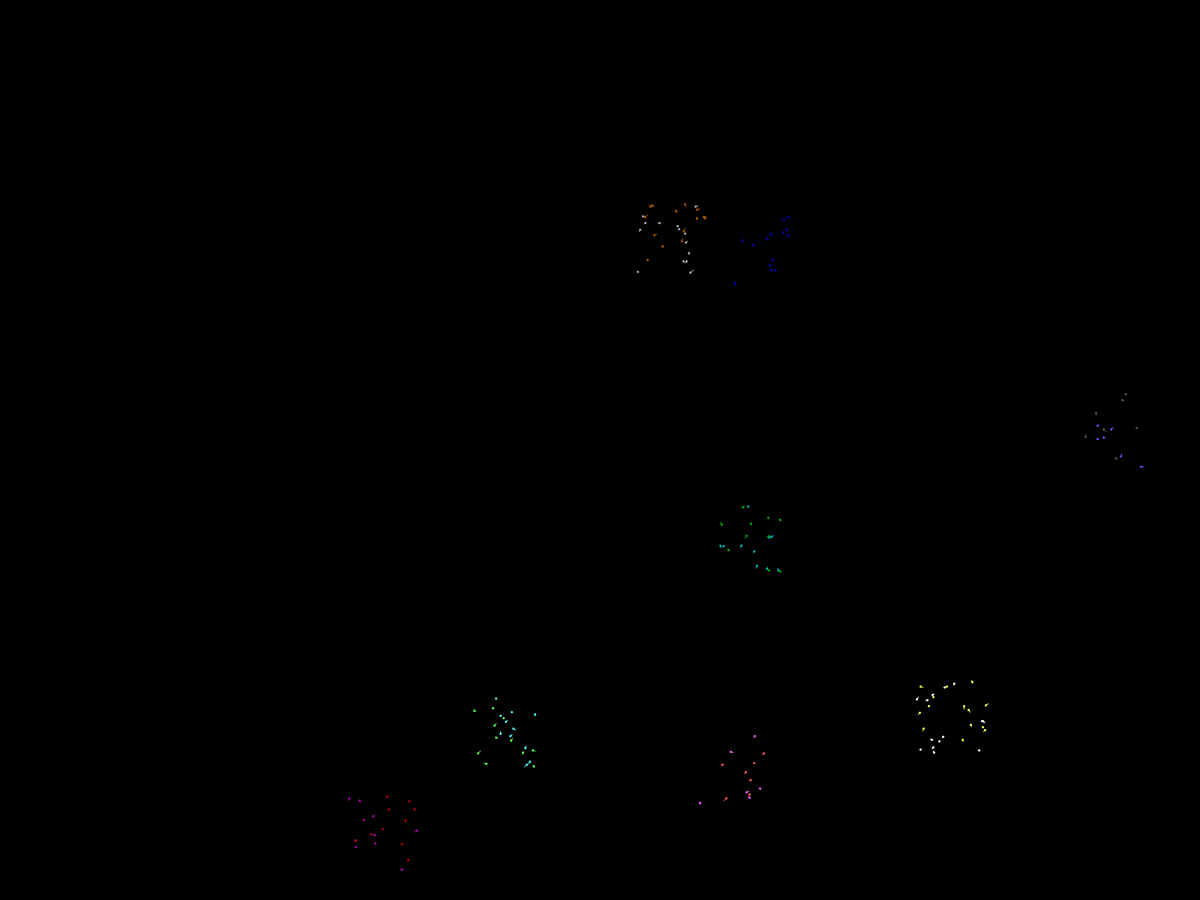
Frame 1 (no input)
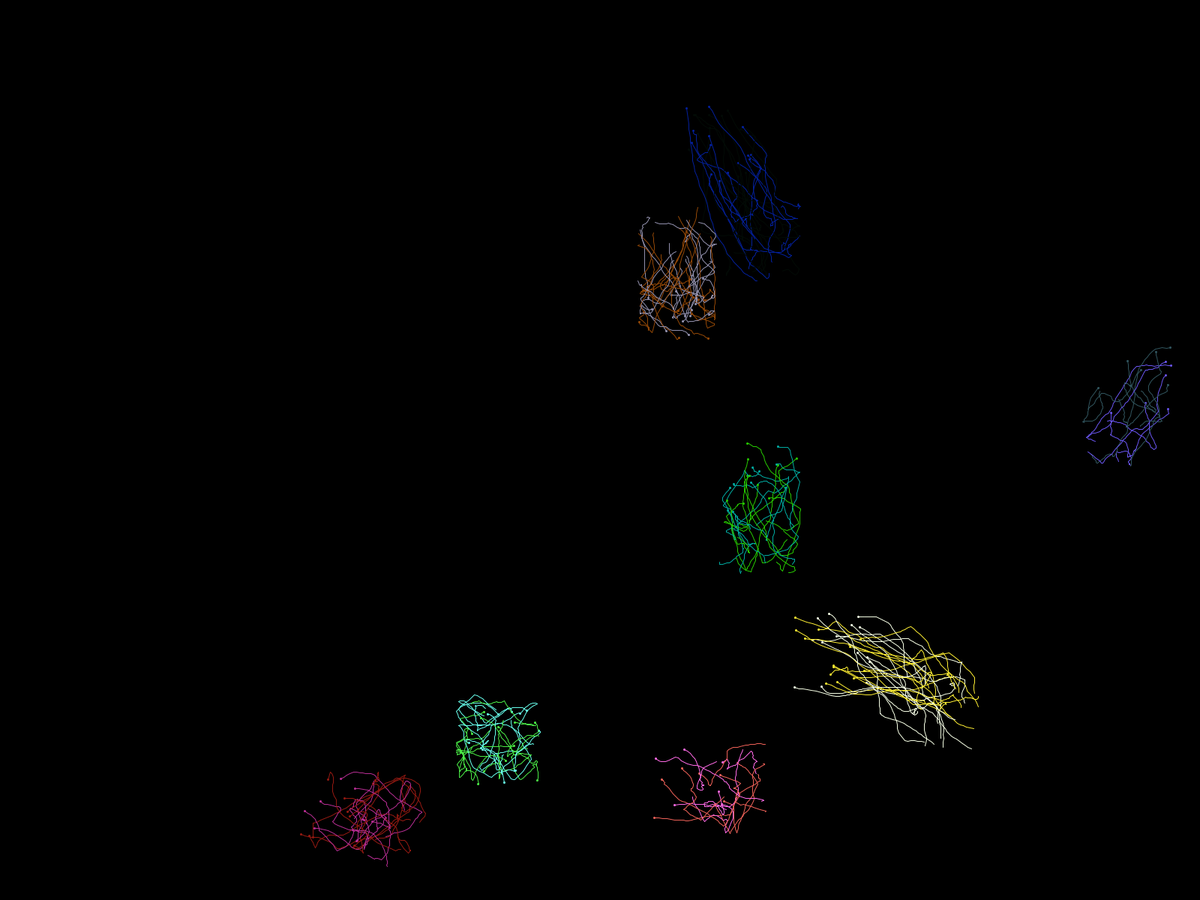
Frame 60 (the mouse pressed at the canvas centre just before this capture)
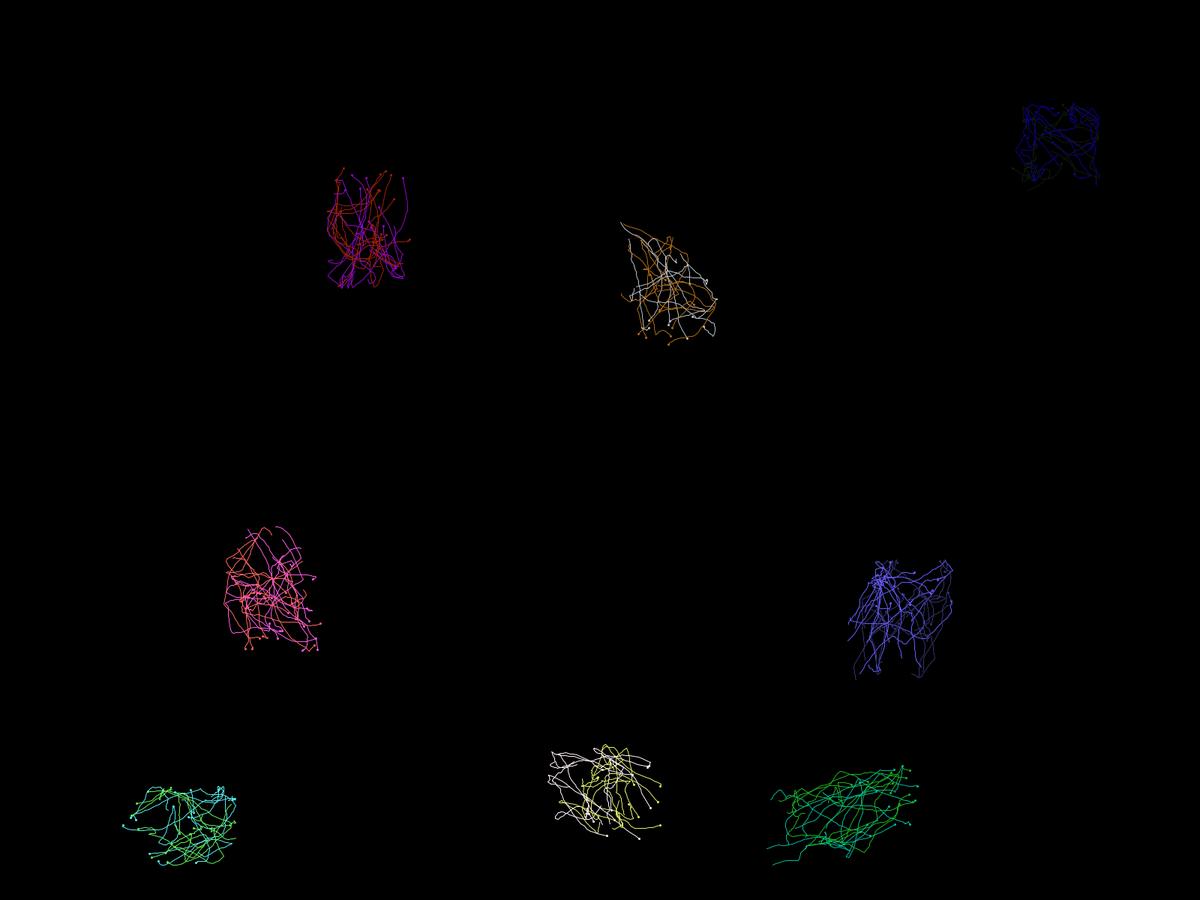
Frame 120 (the mouse held since frame 60 and released just before this capture)

The Processing sketch that drew these frames (run headless with seeded random() and noise(); from frame 60 on, the mouse is pressed at the canvas centre):

// Processing sketch: clusters
// ── clusters.pde
Palette pal;
Cluster[] clusters;
boolean mouseWasPressed;

void restart() {
  pal = NewPalette16();
  clusters = new Cluster[pal.Size()/2];
  for (int i = 0; i < clusters.length; i++) {
    clusters[i] = new Cluster(50.0+random(width-100.0), 50.0+random(height-100.0), 
                              10+int(random(20)), pal.Get(2*i), pal.Get(2*i+1));
  }
}

void setup() {
  fullScreen();
  restart();
}

void draw() {
  background(0);
  if (mouseWasPressed) {
    restart();
    mouseWasPressed = false;
  }
  for (Color col : pal.Colors) {
    col.AddRGB(int(random(-5.5, 5.5)), int(random(-5.5, 5.5)), int(random(-5.5, 5.5)));
  }
  for (Cluster cluster : clusters) {
    cluster.Move();
    cluster.Draw();
    //noStroke();
    //fill(#FFFFFF);
    //circle(cluster.Center.X, cluster.Center.Y, 5);
  }
}

void mousePressed() {
  mouseWasPressed = !mouseWasPressed;
}

// ── Cluster.pde
class Cluster {
  Point Center;
  Point[] Satellites;
  Trail[] Trails;
  
  Cluster(float x, float y, int count, Color... colors) {
    this.Center = new Point(x, y).WithMaxSpeed(10.0);
    this.Satellites = new Point[count];
    this.Trails = new Trail[count];
    int ci = 0; // ci = color index.
    for (int i = 0; i < count; i++) {
      Point p = new Point(random(-50, 50), random(-50, 50))
                    .WithVelocity(random(-3.0, 3.0), random(-3.0, 3.0))
                    .WithMaxSpeed(3.0);
      this.Satellites[i] = p;
      this.Trails[i] = new Trail(50, colors[ci], x+p.X, y+p.Y);
      ci = (ci + 1) % colors.length;
    }
  }
  
  Cluster Move() {
    // Move the center.
    this.Center.Accelerate(random(-0.5, 0.5), random(-0.5, 0.5))
               .Move()
               .RestrictBounce(50.0, width-50.0, 50.0, height-50.0);
    
    for (int i = 0; i < this.Satellites.length; i++) {
      // Move each satellite, but make sure it stays close.
      this.Satellites[i].Accelerate(random(-1, 1), random(-1, 1))
                        .Move()
                        .RestrictBounce(-50.0, 50.0, -50.0, 50.0);

      // Add this satellite's actual position to its trail.
      this.Trails[i].ShiftIn(this.Center.X + this.Satellites[i].X, 
                             this.Center.Y + this.Satellites[i].Y);
    }
    
    return this;
  }
  
  Cluster Draw() {
    for (Trail trail : this.Trails) {
      trail.Draw();
    }
    return this;
  }
}

// ── Palette.pde
// The color class wraps a native color value in an object so that 
// the colors of multiple things can be updated at the same time.
class Color {
  color Value;
  
  Color(color c) {
    this.Value = c;
  }
  
  Color(int red, int green, int blue) {
    this.Value = color(red, green, blue);
  }
  
  Color(int red, int green, int blue, int alpha) {
    this.Value = color(red, green, blue, alpha);
  }
  
  int Alpha() {
    return this.Value >> 24 & 0xFF;
  }
  
  int Red() {
    return this.Value >> 16 & 0xFF;
  }
  
  int Green() {
    return this.Value >> 8 & 0xFF;
  }
  
  int Blue() {
    return this.Value & 0xFF;
  }
  
  color Opposite() {
    return this.Value ^ 0x00FFFFFF;
  }
  
  Color Set(color col) {
    this.Value = col;
    return this;
  }
  
  Color SetAlpha(int alpha) {
    this.Value = (this.Value & 0x00FFFFFF) | ((alpha & 0xFF) << 24);
    return this;
  }
  
  Color SetRed(int red) {
    this.Value = (this.Value & 0xFF00FFFF) | ((red & 0xFF) << 16);
    return this;
  }
  
  Color SetGreen(int green) {
    this.Value = (this.Value & 0xFFFF00FF) | ((green & 0xFF) << 8);
    return this;
  }
  
  Color SetBlue(int blue) {
    this.Value = (this.Value & 0xFFFFFF00) | (blue & 0xFF);
    return this;
  }

  // AddAlpha adds the provided delta to the alpha value.
  // If the resulting value is less than 0 or more than 255, the result will be either 0 or 255 respectively.
  Color AddAlpha(int delta) {
    return this.SetAlpha(max(min(this.Alpha() + delta, 255), 0));
  }

  // AddRed adds the provided delta to the red value.
  // If the resulting value is less than 0 or more than 255, the result will be either 0 or 255 respectively.
  Color AddRed(int delta) {
    return this.SetRed(max(min(this.Red() + delta, 255), 0));
  }

  // AddGreenm adds the provided delta to the green value.
  // If the resulting value is less than 0 or more than 255, the result will be either 0 or 255 respectively.
  Color AddGreen(int delta) {
    return this.SetGreen(max(min(this.Green() + delta, 255), 0));
  }
  
  // AddBlue adds the provided delta to the blue value.
  // If the resulting value is less than 0 or more than 255, the result will be either 0 or 255 respectively.
  Color AddBlue(int delta) {
    return this.SetBlue(max(min(this.Blue() + delta, 255), 0));
  }
  
  // AddRBG adds the provided deltas to this color.
  // If any resulting value is less than 0 or more than 255, that value ends up being either 0 or 255 respectively.
  Color AddRGB(int dred, int dgreen, int dblue) {
    return this.AddRed(dred).AddGreen(dgreen).AddBlue(dblue);
  }
  
  // AddRGBAlpha adds the provided deltas to this color.
  // If any resulting value is less than 0 or more than 255, that value ends up being either 0 or 255 respectively.
  Color AddRGBAlpha(int dred, int dgreen, int dblue, int dalpha) {
    return this.AddRed(dred).AddGreen(dgreen).AddBlue(dblue).AddAlpha(dalpha);
  }
}

class Palette {
  Color[] Colors;
  
  // Initialize the palette with the given size.
  // Colors are on a gradient from black to white.
  // Set them as needed using .Set(index, color).
  Palette(int size) {
    this(size, #000000, #FFFFFF);
  }
  
  // Create a palette with the given size on a gradient from fromColor to toColor.
  Palette(int size, color fromColor, color toColor) {
    this.Colors = new Color[size];
    this.Colors[0] = new Color(fromColor);
    this.Colors[size-1] = new Color(toColor);
    for (int i = 1; i < size-1; i++) {
      this.Colors[i] = new Color(lerpColor(fromColor, toColor, (float)i / (float)(size-1)));
    }
  }
  
  // Create a palette with the given size on a gradient from fromColor to toColor.
  // All colors will have the given alpha (0 to 255).
  Palette(int size, color fromColor, color toColor, int alpha) {
    this(size, fromColor, toColor);
    for (Color col : this.Colors) {
      col.SetAlpha(alpha);
    }
  }
  
  // Create a palette with the provided colors.
  Palette(color... colors) {
    this.Colors = new Color[colors.length];
    for (int i = 0; i < colors.length; i++) {
      this.Colors[i] = new Color(colors[i]);
    }
  }
  
  // Combine multiple palettes into a new one.
  // The new palette will have new Color instances.
  // Changing one will not affect the other.
  Palette(Palette... palettes) {
    int size = 0;
    for (Palette pal : palettes) {
      size += pal.Size();
    }
    this.Colors = new Color[size];
    int i = 0;
    for (Palette pal : palettes) {
      for (Color col : pal.Colors) {
        this.Colors[i] = new Color(col.Value);
        i++;
      }
    }
  }
  
  // Append will add copies of the colors in the provided palette to the end
  // of this palette. If the last color of this palette equals the first color
  // of the provided palette, that entry is skipped.
  // Returns itself.
  Palette Append(Palette that) {
    int thisLen = this.Colors.length;
    int thatLen = that.Colors.length;
    int newSize = thisLen + thatLen;
    
    boolean skipFirst = thisLen > 0 && thatLen > 0 && this.Colors[thisLen-1].Value == that.Colors[0].Value;
    if (skipFirst) {
      newSize--;
    }
    this.Colors = (Color[])expand(this.Colors, newSize);
    
    int di = thisLen;
    int i = 0;
    if (skipFirst) {
      di--;
      i++;
    }
    for (; i < thatLen; i++) {
      this.Colors[di+i] = new Color(that.Colors[i].Value);
    }
    return this;
  }
  
  // Size returns the number of colors in this palette.
  int Size() {
    return this.Colors.length;
  }
  
  // Get the Color (object) at the given index.
  Color Get(int index) {
    return this.Colors[index];
  }
  
  // Set the given index to the provided color value.
  // Returns itself so that it can be called multiple times in a row.
  Palette Set(int index, color value) {
    this.Colors[index].Value = value;
    return this;
  }

  // SetAlpha will set the alpha value for all colors in this palette.
  // Returns itself.
  Palette SetAlpha(int alpha) {
    for (Color col : this.Colors) {
      col.SetAlpha(alpha);
    }
    return this;
  }
  
  // AddAlpha will add the provided delta to all colors in this palette.
  // Returns itself.
  Palette AddAlpha(int dalpha) {
    for (Color col : this.Colors) {
      col.AddAlpha(dalpha);
    }
    return this;
  }
}

Palette NewPalette16() {
  return new Palette(
    #000000, // Black.
    #0000AA, // Blue.
    #00AA00, // Green.
    #00AAAA, // Cyan.
    #AA0000, // Red.
    #AA00AA, // Magenta.
    #AA5500, // Brown.
    #AAAAAA, // Light Gray.
    #555555, // Dark Gray.
    #5555FF, // Light Blue.
    #55FF55, // Light Green.
    #55FFFF, // Light Cyan.
    #FF5555, // Light Red.
    #FF55FF, // Light Magenta.
    #FFFF55, // Yellow.
    #FFFFFF  // White.
  );
}

// DrawInRect will draw this palette in vertical stripes from left to right,
// starting at (x, y) with the provided resulting width and height. 
void DrawInRect(Palette pal, int x, int y, int resultWidth, int resultHeight) {
  float colWidth = (float)resultWidth/(float)pal.Colors.length;
  for (int i = 0; i < pal.Colors.length; i++) {
    stroke(pal.Colors[i].Opposite());
    fill(pal.Colors[i].Value);
    rect(i*colWidth+x, y, colWidth, resultHeight);
  }
}

// ── Trail.pde
class Point {
  float X;
  float Y;
  float Dx;
  float Dy;
  float MaxSpeed;
  
  Point(float x, float y) {
    this.X = x;
    this.Y = y;
    this.MaxSpeed = 5.0;
  }
  
  Point WithVelocity(float dx, float dy) {
    this.Dx = dx;
    this.Dy = dy;
    return this;
  }
  
  Point WithMaxSpeed(float maxSpeed) {
    this.MaxSpeed = maxSpeed;
    return this;
  }
  
  Point Move() {
    this.X += this.Dx;
    this.Y += this.Dy;
    return this;
  }
  
  Point Copy() {
    return new Point(this.X, this.Y).WithVelocity(this.Dx, this.Dy).WithMaxSpeed(this.MaxSpeed);
  }
  
  Point Accelerate(float ddx, float ddy) {
    this.Dx = minMax(this.Dx + ddx, this.MaxSpeed);    
    this.Dy = minMax(this.Dy + ddy, this.MaxSpeed);
    return this;
  }
  
  Point RestrictBounce(float minX, float maxX, float minY, float maxY) {
    if (this.X < minX) {
      this.X = minX;
      this.Dx *= -1;
    }
    if (this.X > maxX) {
      this.X = maxX;
      this.Dx *= -1;
    }
    if (this.Y < minY) {
      this.Y = minY;
      this.Dy *= -1;
    }
    if (this.Y > maxY) {
      this.Y = maxY;
      this.Dy *= -1;
    }
    return this;
  }
}

class Trail {
  Point[] Points;
  int PointsIndex;
  Color Col;
  
  Trail(Color col, Point... points) {
    this.Points = points;
    this.PointsIndex = 0;
    this.Col = col;
  }
  
  Trail(int size, Color col, float x, float y) {
    this.Points = new Point[size];
    this.PointsIndex = 0;
    this.Col = col;
    for (int i = 0; i < size; i++) {
      this.Points[i] = new Point(x, y);
    }
  }
  
  Trail WithPoints(Point... points) {
    this.Points = points;
    this.PointsIndex = 0;
    return this;
  }
  
  Trail WithColor(Color col) {
    this.Col = col;
    return this;
  }
    
  Trail ShiftIn(float x, float y) {
    this.Points[this.PointsIndex] = new Point(x, y);
    this.PointsIndex = (this.PointsIndex + 1) % this.Points.length;
    return this;
  }
  
  Trail ShiftIn(Point point) {
    this.Points[this.PointsIndex] = point;
    this.PointsIndex = (this.PointsIndex + 1) % this.Points.length;
    return this;
  }

  Trail Draw() {
    if (this.Points.length == 0) {
      return this;
    }
    
    stroke(this.Col.Value);
    fill(this.Col.Value);
    for (int i = 0; i < this.Points.length-1; i++) {
      int pos1 = (this.PointsIndex + i) % this.Points.length;
      int pos2 = (this.PointsIndex + i + 1) % this.Points.length;
      line(this.Points[pos1].X, this.Points[pos1].Y, 
           this.Points[pos2].X, this.Points[pos2].Y);
    }
    int fi = (this.PointsIndex -1 + this.Points.length) % this.Points.length;
    circle(this.Points[fi].X, this.Points[fi].Y, 2);

    return this;
  }
}

float minMax(float value, float minMax) {
  return minMax(value, -minMax, minMax);
}

float minMax(float value, float min, float max) {
  if (value < min) {
    return min;
  }
  if (value > max) {
    return max;
  }
  return value;
}
